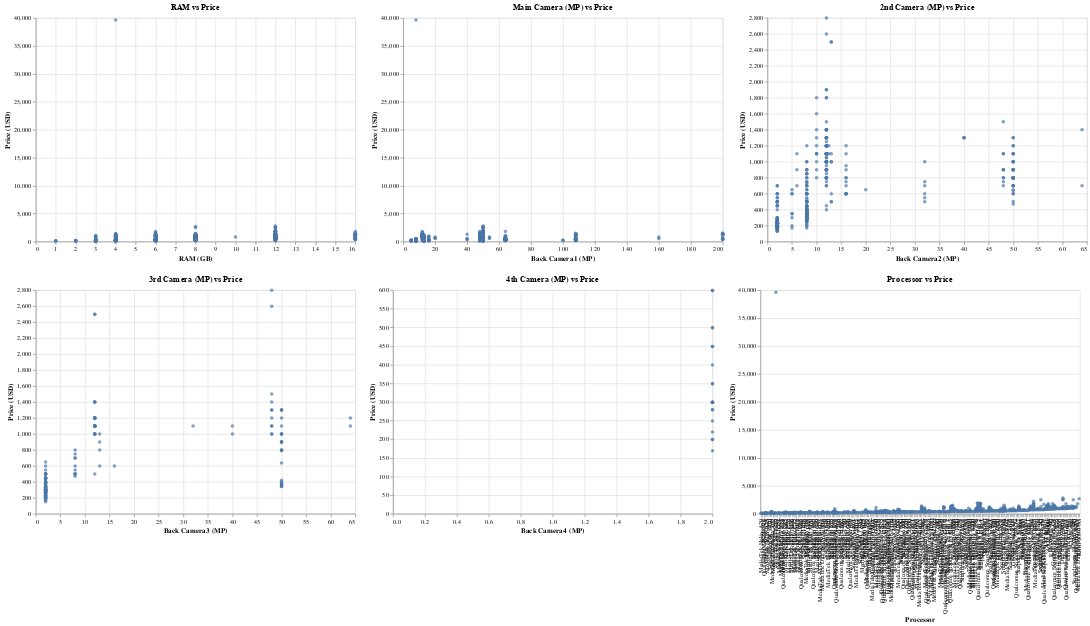

This figure's notebook cell:
### Code cell
# Visualization 4: Feature vs Price analysis
chart1 = alt.Chart(df).mark_circle().encode(
    x=alt.X("RAM (GB):Q"),
    y=alt.Y("Launched Price (USA) USD:Q", title="Price (USD)"),
    tooltip=["Company Name", "RAM (GB)", "Launched Price (USA) USD"]
).properties(
    width=500,
    height=350,
    title='RAM vs Price'
)

chart2 = alt.Chart(df).mark_circle().encode(
    x=alt.X("Back Camera1 (MP):Q"),
    y=alt.Y("Launched Price (USA) USD:Q", title="Price (USD)"),
    tooltip=["Company Name", "Back Camera1 (MP)", "Launched Price (USA) USD"]
).properties(
    width=500,
    height=350,
    title='Main Camera (MP) vs Price'
)

camera2 = df[df['Back Camera2 (MP)'].notna()]
camera3 = df[df['Back Camera3 (MP)'].notna()]
camera4 = df[df['Back Camera4 (MP)'].notna()]

chart3 = alt.Chart(camera2).mark_circle().encode(
    x=alt.X("Back Camera2 (MP):Q"),
    y=alt.Y("Launched Price (USA) USD:Q", title="Price (USD)"),
    tooltip=["Company Name", "Back Camera2 (MP)", "Launched Price (USA) USD"]
).properties(
    width=500,
    height=350,
    title='2nd Camera (MP) vs Price'
)

chart4 = alt.Chart(camera3).mark_circle().encode(
    x=alt.X("Back Camera3 (MP):Q"),
    y=alt.Y("Launched Price (USA) USD:Q", title="Price (USD)"),
    tooltip=["Company Name", "Back Camera3 (MP)", "Launched Price (USA) USD"]
).properties(
    width=500,
    height=350,
    title='3rd Camera (MP) vs Price'
)

chart5 = alt.Chart(camera4).mark_circle().encode(
    x=alt.X("Back Camera4 (MP):Q"),
    y=alt.Y("Launched Price (USA) USD:Q", title="Price (USD)"),
    tooltip=["Company Name", "Back Camera4 (MP)", "Launched Price (USA) USD"]
).properties(
    width=500,
    height=350,
    title='4th Camera (MP) vs Price'
)

chart6 = alt.Chart(df).mark_circle().encode(
    x=alt.X("Processor:N", sort="y", title="Processor"),
    y=alt.Y("Launched Price (USA) USD:Q", title="Price (USD)"),
    tooltip=["Company Name", "Processor", "Launched Price (USA) USD"]
).properties(
    width=500,
    height=350,
    title='Processor vs Price'
)

# Arrange in mosaic
charts = [chart1, chart2, chart3, chart4, chart5, chart6]
n_cols = 3
rows = [alt.hconcat(*charts[i:i + n_cols]) for i in range(0, len(charts), n_cols)]
mosaic = alt.vconcat(*rows)

mosaic

### Figure 1 — Vega-Lite specification as saved in the notebook (floating-point values rounded to 4 significant figures; data arrays with more than 128 entries replaced by an {"elided": "..."} marker saying what was removed)
{"config": {"view": {"continuousWidth": 300, "continuousHeight": 300}}, "vconcat": [{"hconcat": [{"data": {"name": "data-9439bc2317015f55a7295e82226df2c4"}, "mark": {"type": "circle"}, "encoding": {"tooltip": [{"field": "Company Name", "type": "nominal"}, {"field": "RAM (GB)", "type": "quantitative"}, {"field": "Launched Price (USA) USD", "type": "quantitative"}], "x": {"field": "RAM (GB)", "type": "quantitative"}, "y": {"field": "Launched Price (USA) USD", "title": "Price (USD)", "type": "quantitative"}}, "height": 350, "title": "RAM vs Price", "width": 500}, {"data": {"name": "data-9439bc2317015f55a7295e82226df2c4"}, "mark": {"type": "circle"}, "encoding": {"tooltip": [{"field": "Company Name", "type": "nominal"}, {"field": "Back Camera1 (MP)", "type": "quantitative"}, {"field": "Launched Price (USA) USD", "type": "quantitative"}], "x": {"field": "Back Camera1 (MP)", "type": "quantitative"}, "y": {"field": "Launched Price (USA) USD", "title": "Price (USD)", "type": "quantitative"}}, "height": 350, "title": "Main Camera (MP) vs Price", "width": 500}, {"data": {"name": "data-f6886ba124fbd962c027bf83cd6723b4"}, "mark": {"type": "circle"}, "encoding": {"tooltip": [{"field": "Company Name", "type": "nominal"}, {"field": "Back Camera2 (MP)", "type": "quantitative"}, {"field": "Launched Price (USA) USD", "type": "quantitative"}], "x": {"field": "Back Camera2 (MP)", "type": "quantitative"}, "y": {"field": "Launched Price (USA) USD", "title": "Price (USD)", "type": "quantitative"}}, "height": 350, "title": "2nd Camera (MP) vs Price", "width": 500}]}, {"hconcat": [{"data": {"name": "data-ab1c24f61c8672ac757556c8bb5351d3"}, "mark": {"type": "circle"}, "encoding": {"tooltip": [{"field": "Company Name", "type": "nominal"}, {"field": "Back Camera3 (MP)", "type": "quantitative"}, {"field": "Launched Price (USA) USD", "type": "quantitative"}], "x": {"field": "Back Camera3 (MP)", "type": "quantitative"}, "y": {"field": "Launched Price (USA) USD", "title": "Price (USD)", "type": "quantitative"}}, "height": 350, "title": "3rd Camera (MP) vs Price", "width": 500}, {"data": {"name": "data-9eca95f7d2ae1a609a34731e3a3e65dc"}, "mark": {"type": "circle"}, "encoding": {"tooltip": [{"field": "Company Name", "type": "nominal"}, {"field": "Back Camera4 (MP)", "type": "quantitative"}, {"field": "Launched Price (USA) USD", "type": "quantitative"}], "x": {"field": "Back Camera4 (MP)", "type": "quantitative"}, "y": {"field": "Launched Price (USA) USD", "title": "Price (USD)", "type": "quantitative"}}, "height": 350, "title": "4th Camera (MP) vs Price", "width": 500}, {"data": {"name": "data-9439bc2317015f55a7295e82226df2c4"}, "mark": {"type": "circle"}, "encoding": {"tooltip": [{"field": "Company Name", "type": "nominal"}, {"field": "Processor", "type": "nominal"}, {"field": "Launched Price (USA) USD", "type": "quantitative"}], "x": {"field": "Processor", "sort": "y", "title": "Processor", "type": "nominal"}, "y": {"field": "Launched Price (USA) USD", "title": "Price (USD)", "type": "quantitative"}}, "height": 350, "title": "Processor vs Price", "width": 500}]}], "$schema": "https://vega.github.io/schema/vega-lite/v5.20.1.json", "datasets": {"data-9439bc2317015f55a7295e82226df2c4": {"elided": "930 records"}, "data-f6886ba124fbd962c027bf83cd6723b4": {"elided": "415 records"}, "data-ab1c24f61c8672ac757556c8bb5351d3": {"elided": "154 records"}, "data-9eca95f7d2ae1a609a34731e3a3e65dc": [{"Company Name": "oppo", "Model Name": "Reno6 Pro 5G 128GB", "Processor": "Dimensity 1200", "Launched Year": 2021, "Mobile Weight g": 177, "Battery Capacity mAh": 4500, "Launched Price (Pakistan) PKR": 100000.0, "Launched Price (India) INR": 39999, "Launched Price (China) CNY": 2999, "Launched Price (Dubai) AED": 1699, "Launched Price (USA) USD": 449.0, "RAM (GB)": 8, "Front Camera (MP)": 32, "Back Camera List": [64.0, 8.0, 2.0, 2.0], "Back Camera1 (MP)": 64.0, "Back Camera2 (MP)": 8.0, "Back Camera3 (MP)": 2.0, "Back Camera4 (MP)": 2.0, "Screen Size (inches)": 6.55}, {"Company Name": "oppo", "Model Name": "Reno6 Pro 5G 256GB", "Processor": "Dimensity 1200", "Launched Year": 2021, "Mobile Weight g": 177, "Battery Capacity mAh": 4500, "Launched Price (Pakistan) PKR": 110000.0, "Launched Price (India) INR": 44999, "Launched Price (China) CNY": 3299, "Launched Price (Dubai) AED": 1899, "Launched Price (USA) USD": 499.0, "RAM (GB)": 12, "Front Camera (MP)": 32, "Back Camera List": [64.0, 8.0, 2.0, 2.0], "Back Camera1 (MP)": 64.0, "Back Camera2 (MP)": 8.0, "Back Camera3 (MP)": 2.0, "Back Camera4 (MP)": 2.0, "Screen Size (inches)": 6.55}, {"Company Name": "oppo", "Model Name": "Reno6 Pro+ 5G 256GB", "Processor": "Snapdragon 870", "Launched Year": 2021, "Mobile Weight g": 188, "Battery Capacity mAh": 4500, "Launched Price (Pakistan) PKR": 130000.0, "Launched Price (India) INR": 49999, "Launched Price (China) CNY": 3999, "Launched Price (Dubai) AED": 2199, "Launched Price (USA) USD": 599.0, "RAM (GB)": 12, "Front Camera (MP)": 32, "Back Camera List": [50.0, 13.0, 16.0, 2.0], "Back Camera1 (MP)": 50.0, "Back Camera2 (MP)": 13.0, "Back Camera3 (MP)": 16.0, "Back Camera4 (MP)": 2.0, "Screen Size (inches)": 6.55}, {"Company Name": "oppo", "Model Name": "Reno5 5G 128GB", "Processor": "Snapdragon 765G", "Launched Year": 2020, "Mobile Weight g": 180, "Battery Capacity mAh": 4300, "Launched Price (Pakistan) PKR": 70000.0, "Launched Price (India) INR": 26999, "Launched Price (China) CNY": 2099, "Launched Price (Dubai) AED": 1099, "Launched Price (USA) USD": 299.0, "RAM (GB)": 8, "Front Camera (MP)": 32, "Back Camera List": [64.0, 8.0, 2.0, 2.0], "Back Camera1 (MP)": 64.0, "Back Camera2 (MP)": 8.0, "Back Camera3 (MP)": 2.0, "Back Camera4 (MP)": 2.0, "Screen Size (inches)": 6.43}, {"Company Name": "oppo", "Model Name": "Reno5 5G 256GB", "Processor": "Snapdragon 765G", "Launched Year": 2020, "Mobile Weight g": 180, "Battery Capacity mAh": 4300, "Launched Price (Pakistan) PKR": 80000.0, "Launched Price (India) INR": 29999, "Launched Price (China) CNY": 2399, "Launched Price (Dubai) AED": 1299, "Launched Price (USA) USD": 349.0, "RAM (GB)": 12, "Front Camera (MP)": 32, "Back Camera List": [64.0, 8.0, 2.0, 2.0], "Back Camera1 (MP)": 64.0, "Back Camera2 (MP)": 8.0, "Back Camera3 (MP)": 2.0, "Back Camera4 (MP)": 2.0, "Screen Size (inches)": 6.43}, {"Company Name": "oppo", "Model Name": "Reno5 Pro 5G 128GB", "Processor": "Dimensity 1000+", "Launched Year": 2020, "Mobile Weight g": 173, "Battery Capacity mAh": 4350, "Launched Price (Pakistan) PKR": 90000.0, "Launched Price (India) INR": 32999, "Launched Price (China) CNY": 2799, "Launched Price (Dubai) AED": 1499, "Launched Price (USA) USD": 399.0, "RAM (GB)": 8, "Front Camera (MP)": 32, "Back Camera List": [64.0, 8.0, 2.0, 2.0], "Back Camera1 (MP)": 64.0, "Back Camera2 (MP)": 8.0, "Back Camera3 (MP)": 2.0, "Back Camera4 (MP)": 2.0, "Screen Size (inches)": 6.55}, {"Company Name": "oppo", "Model Name": "Reno5 Pro 5G 256GB", "Processor": "Dimensity 1000+", "Launched Year": 2020, "Mobile Weight g": 173, "Battery Capacity mAh": 4350, "Launched Price (Pakistan) PKR": 100000.0, "Launched Price (India) INR": 36999, "Launched Price (China) CNY": 3099, "Launched Price (Dubai) AED": 1699, "Launched Price (USA) USD": 449.0, "RAM (GB)": 12, "Front Camera (MP)": 32, "Back Camera List": [64.0, 8.0, 2.0, 2.0], "Back Camera1 (MP)": 64.0, "Back Camera2 (MP)": 8.0, "Back Camera3 (MP)": 2.0, "Back Camera4 (MP)": 2.0, "Screen Size (inches)": 6.55}, {"Company Name": "oppo", "Model Name": "Reno5 Pro+ 5G 256GB", "Processor": "Snapdragon 865", "Launched Year": 2020, "Mobile Weight g": 184, "Battery Capacity mAh": 4500, "Launched Price (Pakistan) PKR": 120000.0, "Launched Price (India) INR": 44999, "Launched Price (China) CNY": 3799, "Launched Price (Dubai) AED": 2099, "Launched Price (USA) USD": 599.0, "RAM (GB)": 12, "Front Camera (MP)": 32, "Back Camera List": [50.0, 16.0, 13.0, 2.0], "Back Camera1 (MP)": 50.0, "Back Camera2 (MP)": 16.0, "Back Camera3 (MP)": 13.0, "Back Camera4 (MP)": 2.0, "Screen Size (inches)": 6.55}, {"Company Name": "oppo", "Model Name": "Reno4 5G 128GB", "Processor": "Snapdragon 765G", "Launched Year": 2020, "Mobile Weight g": 183, "Battery Capacity mAh": 4000, "Launched Price (Pakistan) PKR": 60000.0, "Launched Price (India) INR": 24999, "Launched Price (China) CNY": 1899, "Launched Price (Dubai) AED": 999, "Launched Price (USA) USD": 299.0, "RAM (GB)": 8, "Front Camera (MP)": 32, "Back Camera List": [48.0, 8.0, 2.0, 2.0], "Back Camera1 (MP)": 48.0, "Back Camera2 (MP)": 8.0, "Back Camera3 (MP)": 2.0, "Back Camera4 (MP)": 2.0, "Screen Size (inches)": 6.43}, {"Company Name": "oppo", "Model Name": "Reno4 5G 256GB", "Processor": "Snapdragon 765G", "Launched Year": 2020, "Mobile Weight g": 183, "Battery Capacity mAh": 4000, "Launched Price (Pakistan) PKR": 70000.0, "Launched Price (India) INR": 26999, "Launched Price (China) CNY": 2199, "Launched Price (Dubai) AED": 1199, "Launched Price (USA) USD": 349.0, "RAM (GB)": 8, "Front Camera (MP)": 32, "Back Camera List": [48.0, 8.0, 2.0, 2.0], "Back Camera1 (MP)": 48.0, "Back Camera2 (MP)": 8.0, "Back Camera3 (MP)": 2.0, "Back Camera4 (MP)": 2.0, "Screen Size (inches)": 6.43}, {"Company Name": "oppo", "Model Name": "Reno3 5G 128GB", "Processor": "Dimensity 1000L", "Launched Year": 2019, "Mobile Weight g": 181, "Battery Capacity mAh": 4025, "Launched Price (Pakistan) PKR": 50000.0, "Launched Price (India) INR": 22999, "Launched Price (China) CNY": 1799, "Launched Price (Dubai) AED": 899, "Launched Price (USA) USD": 249.0, "RAM (GB)": 8, "Front Camera (MP)": 32, "Back Camera List": [64.0, 8.0, 2.0, 2.0], "Back Camera1 (MP)": 64.0, "Back Camera2 (MP)": 8.0, "Back Camera3 (MP)": 2.0, "Back Camera4 (MP)": 2.0, "Screen Size (inches)": 6.4}, {"Company Name": "oppo", "Model Name": "Reno3 5G 256GB", "Processor": "Dimensity 1000L", "Launched Year": 2019, "Mobile Weight g": 181, "Battery Capacity mAh": 4025, "Launched Price (Pakistan) PKR": 60000.0, "Launched Price (India) INR": 26999, "Launched Price (China) CNY": 2099, "Launched Price (Dubai) AED": 1099, "Launched Price (USA) USD": 299.0, "RAM (GB)": 12, "Front Camera (MP)": 32, "Back Camera List": [64.0, 8.0, 2.0, 2.0], "Back Camera1 (MP)": 64.0, "Back Camera2 (MP)": 8.0, "Back Camera3 (MP)": 2.0, "Back Camera4 (MP)": 2.0, "Screen Size (inches)": 6.4}, {"Company Name": "oppo", "Model Name": "Reno3 Pro 5G 256GB", "Processor": "Snapdragon 765G", "Launched Year": 2019, "Mobile Weight g": 171, "Battery Capacity mAh": 4025, "Launched Price (Pakistan) PKR": 80000.0, "Launched Price (India) INR": 34999, "Launched Price (China) CNY": 3299, "Launched Price (Dubai) AED": 1799, "Launched Price (USA) USD": 499.0, "RAM (GB)": 12, "Front Camera (MP)": 32, "Back Camera List": [48.0, 13.0, 8.0, 2.0], "Back Camera1 (MP)": 48.0, "Back Camera2 (MP)": 13.0, "Back Camera3 (MP)": 8.0, "Back Camera4 (MP)": 2.0, "Screen Size (inches)": 6.5}, {"Company Name": "oppo", "Model Name": "A54 5G 128GB", "Processor": "Qualcomm Snapdragon 480", "Launched Year": 2021, "Mobile Weight g": 190, "Battery Capacity mAh": 5000, "Launched Price (Pakistan) PKR": 35000.0, "Launched Price (India) INR": 15999, "Launched Price (China) CNY": 1599, "Launched Price (Dubai) AED": 1100, "Launched Price (USA) USD": 219.0, "RAM (GB)": 6, "Front Camera (MP)": 16, "Back Camera List": [48.0, 8.0, 2.0, 2.0], "Back Camera1 (MP)": 48.0, "Back Camera2 (MP)": 8.0, "Back Camera3 (MP)": 2.0, "Back Camera4 (MP)": 2.0, "Screen Size (inches)": 6.5}, {"Company Name": "oppo", "Model Name": "A52 5G 128GB", "Processor": "MediaTek Dimensity 720", "Launched Year": 2020, "Mobile Weight g": 184, "Battery Capacity mAh": 4000, "Launched Price (Pakistan) PKR": 26000.0, "Launched Price (India) INR": 11999, "Launched Price (China) CNY": 1199, "Launched Price (Dubai) AED": 850, "Launched Price (USA) USD": 169.0, "RAM (GB)": 4, "Front Camera (MP)": 8, "Back Camera List": [12.0, 8.0, 2.0, 2.0], "Back Camera1 (MP)": 12.0, "Back Camera2 (MP)": 8.0, "Back Camera3 (MP)": 2.0, "Back Camera4 (MP)": 2.0, "Screen Size (inches)": 6.5}, {"Company Name": "oppo", "Model Name": "K7x 128GB", "Processor": "MediaTek Dimensity 720", "Launched Year": 2020, "Mobile Weight g": 194, "Battery Capacity mAh": 5000, "Launched Price (Pakistan) PKR": 45000.0, "Launched Price (India) INR": 14999, "Launched Price (China) CNY": 1499, "Launched Price (Dubai) AED": 1000, "Launched Price (USA) USD": 199.0, "RAM (GB)": 6, "Front Camera (MP)": 16, "Back Camera List": [48.0, 8.0, 2.0, 2.0], "Back Camera1 (MP)": 48.0, "Back Camera2 (MP)": 8.0, "Back Camera3 (MP)": 2.0, "Back Camera4 (MP)": 2.0, "Screen Size (inches)": 6.5}, {"Company Name": "oppo", "Model Name": "K7 5G 128GB", "Processor": "Qualcomm Snapdragon 765G", "Launched Year": 2020, "Mobile Weight g": 180, "Battery Capacity mAh": 4025, "Launched Price (Pakistan) PKR": 50000.0, "Launched Price (India) INR": 19999, "Launched Price (China) CNY": 1999, "Launched Price (Dubai) AED": 1400, "Launched Price (USA) USD": 279.0, "RAM (GB)": 8, "Front Camera (MP)": 32, "Back Camera List": [48.0, 8.0, 2.0, 2.0], "Back Camera1 (MP)": 48.0, "Back Camera2 (MP)": 8.0, "Back Camera3 (MP)": 2.0, "Back Camera4 (MP)": 2.0, "Screen Size (inches)": 6.4}, {"Company Name": "oppo", "Model Name": "K7 5G 256GB", "Processor": "Qualcomm Snapdragon 765G", "Launched Year": 2020, "Mobile Weight g": 180, "Battery Capacity mAh": 4025, "Launched Price (Pakistan) PKR": 55000.0, "Launched Price (India) INR": 21999, "Launched Price (China) CNY": 2199, "Launched Price (Dubai) AED": 1500, "Launched Price (USA) USD": 299.0, "RAM (GB)": 8, "Front Camera (MP)": 32, "Back Camera List": [48.0, 8.0, 2.0, 2.0], "Back Camera1 (MP)": 48.0, "Back Camera2 (MP)": 8.0, "Back Camera3 (MP)": 2.0, "Back Camera4 (MP)": 2.0, "Screen Size (inches)": 6.4}, {"Company Name": "oppo", "Model Name": "K7x 128GB", "Processor": "MediaTek Dimensity 720", "Launched Year": 2020, "Mobile Weight g": 194, "Battery Capacity mAh": 5000, "Launched Price (Pakistan) PKR": 45000.0, "Launched Price (India) INR": 14999, "Launched Price (China) CNY": 1499, "Launched Price (Dubai) AED": 1000, "Launched Price (USA) USD": 199.0, "RAM (GB)": 6, "Front Camera (MP)": 16, "Back Camera List": [48.0, 8.0, 2.0, 2.0], "Back Camera1 (MP)": 48.0, "Back Camera2 (MP)": 8.0, "Back Camera3 (MP)": 2.0, "Back Camera4 (MP)": 2.0, "Screen Size (inches)": 6.5}, {"Company Name": "oppo", "Model Name": "K7 5G 128GB", "Processor": "Qualcomm Snapdragon 765G", "Launched Year": 2020, "Mobile Weight g": 180, "Battery Capacity mAh": 4025, "Launched Price (Pakistan) PKR": 50000.0, "Launched Price (India) INR": 19999, "Launched Price (China) CNY": 1999, "Launched Price (Dubai) AED": 1400, "Launched Price (USA) USD": 279.0, "RAM (GB)": 8, "Front Camera (MP)": 32, "Back Camera List": [48.0, 8.0, 2.0, 2.0], "Back Camera1 (MP)": 48.0, "Back Camera2 (MP)": 8.0, "Back Camera3 (MP)": 2.0, "Back Camera4 (MP)": 2.0, "Screen Size (inches)": 6.4}]}}
